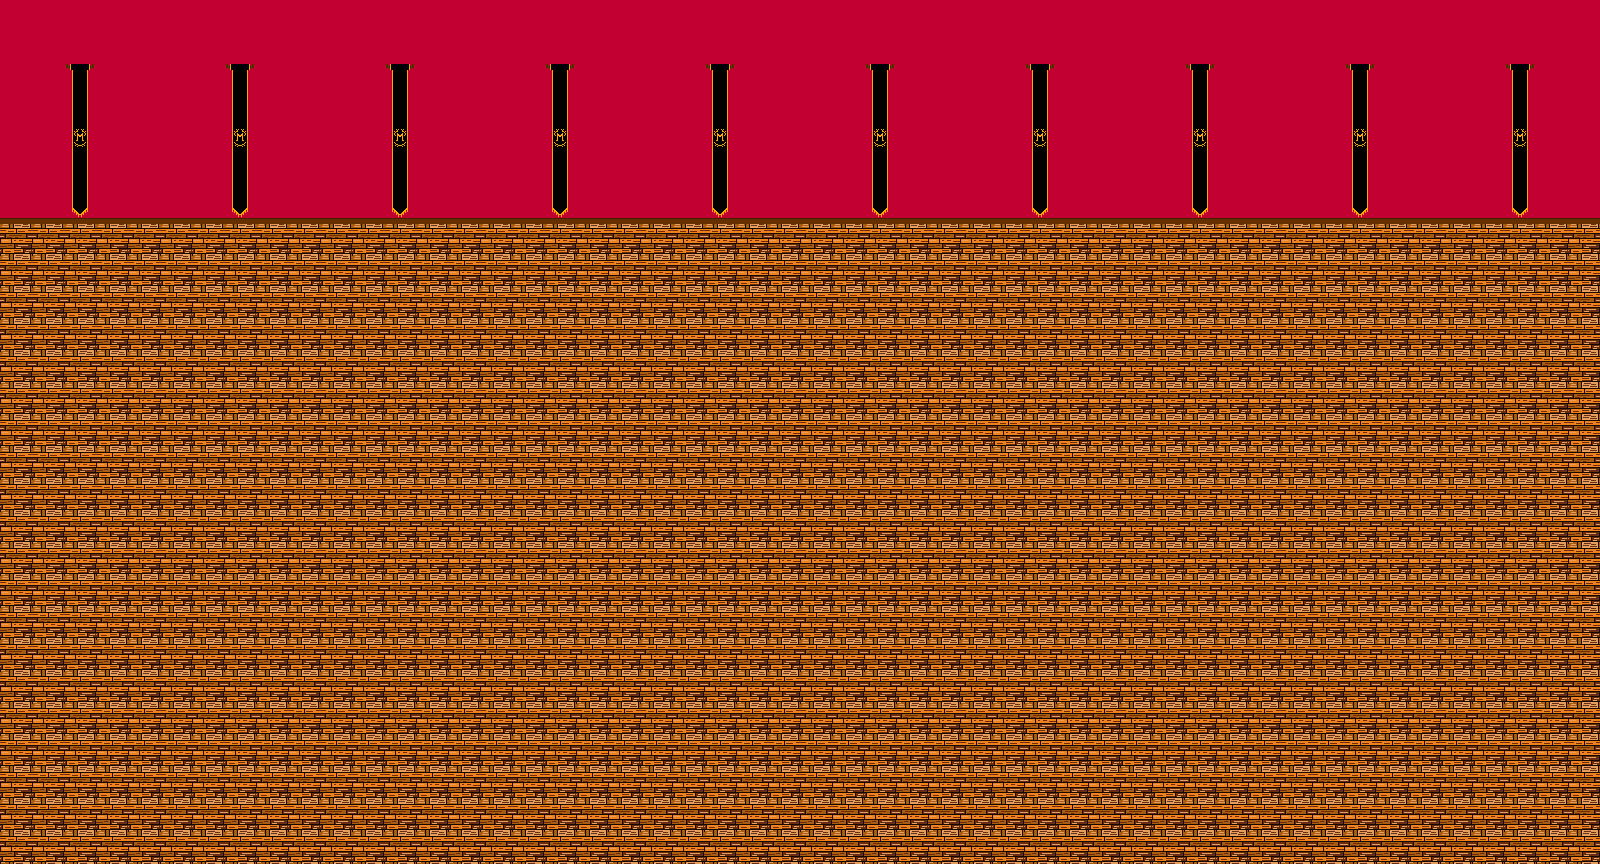

This is a level from a 2D game, rendered from its Tiled map with the project's own tilesets. A one-line summary and the complete map file follow:
An orthogonal 50x27 tile map with 32x32 px tiles, 2 tile layers (Sol, Mur), 2 tilesets.

<map version="1.2" tiledversion="1.3.4" orientation="orthogonal" renderorder="right-down" width="50" height="27" tilewidth="32" tileheight="32" infinite="0" nextlayerid="3" nextobjectid="1">
 <tileset firstgid="1" name="bois" tilewidth="32" tileheight="32" tilecount="6" columns="0">
  <grid orientation="orthogonal" width="1" height="1" />
  <tile id="0">
   <image width="32" height="32" source="../ENSIM/4A/Android/Sprites/Tiles/Murder_room/mur_bot.png" />
  </tile>
  <tile id="1">
   <image width="32" height="32" source="../ENSIM/4A/Android/Sprites/Tiles/Murder_room/mur_fill.png" />
  </tile>
  <tile id="2">
   <image width="32" height="32" source="../ENSIM/4A/Android/Sprites/Tiles/Murder_room/mur_M.png" />
  </tile>
  <tile id="3">
   <image width="32" height="32" source="../ENSIM/4A/Android/Sprites/Tiles/Murder_room/mur_top.png" />
  </tile>
  <tile id="4">
   <image width="32" height="32" source="../ENSIM/4A/Android/Sprites/Tiles/Murder_room/mur_bot_norm.png" />
  </tile>
  <tile id="5">
   <image width="32" height="32" source="../ENSIM/4A/Android/Sprites/Tiles/Murder_room/mur_fill_norm.png" />
  </tile>
 </tileset>
 <tileset firstgid="7" name="plancher" tilewidth="32" tileheight="32" tilecount="1" columns="1">
  <image source="../ENSIM/4A/Android/Sprites/Tiles/Murder_room/plancher.png" width="32" height="32" />
 </tileset>
 <layer id="2" name="Sol" width="50" height="27">
  <data encoding="csv">
0,0,0,0,0,0,0,0,0,0,0,0,0,0,0,0,0,0,0,0,0,0,0,0,0,0,0,0,0,0,0,0,0,0,0,0,0,0,0,0,0,0,0,0,0,0,0,0,0,0,
0,0,0,0,0,0,0,0,0,0,0,0,0,0,0,0,0,0,0,0,0,0,0,0,0,0,0,0,0,0,0,0,0,0,0,0,0,0,0,0,0,0,0,0,0,0,0,0,0,0,
0,0,0,0,0,0,0,0,0,0,0,0,0,0,0,0,0,0,0,0,0,0,0,0,0,0,0,0,0,0,0,0,0,0,0,0,0,0,0,0,0,0,0,0,0,0,0,0,0,0,
0,0,0,0,0,0,0,0,0,0,0,0,0,0,0,0,0,0,0,0,0,0,0,0,0,0,0,0,0,0,0,0,0,0,0,0,0,0,0,0,0,0,0,0,0,0,0,0,0,0,
0,0,0,0,0,0,0,0,0,0,0,0,0,0,0,0,0,0,0,0,0,0,0,0,0,0,0,0,0,0,0,0,0,0,0,0,0,0,0,0,0,0,0,0,0,0,0,0,0,0,
0,0,0,0,0,0,0,0,0,0,0,0,0,0,0,0,0,0,0,0,0,0,0,0,0,0,0,0,0,0,0,0,0,0,0,0,0,0,0,0,0,0,0,0,0,0,0,0,0,0,
0,0,0,0,0,0,0,0,0,0,0,0,0,0,0,0,0,0,0,0,0,0,0,0,0,0,0,0,0,0,0,0,0,0,0,0,0,0,0,0,0,0,0,0,0,0,0,0,0,0,
7,7,7,7,7,7,7,7,7,7,7,7,7,7,7,7,7,7,7,7,7,7,7,7,7,7,7,7,7,7,7,7,7,7,7,7,7,7,7,7,7,7,7,7,7,7,7,7,7,7,
7,7,7,7,7,7,7,7,7,7,7,7,7,7,7,7,7,7,7,7,7,7,7,7,7,7,7,7,7,7,7,7,7,7,7,7,7,7,7,7,7,7,7,7,7,7,7,7,7,7,
7,7,7,7,7,7,7,7,7,7,7,7,7,7,7,7,7,7,7,7,7,7,7,7,7,7,7,7,7,7,7,7,7,7,7,7,7,7,7,7,7,7,7,7,7,7,7,7,7,7,
7,7,7,7,7,7,7,7,7,7,7,7,7,7,7,7,7,7,7,7,7,7,7,7,7,7,7,7,7,7,7,7,7,7,7,7,7,7,7,7,7,7,7,7,7,7,7,7,7,7,
7,7,7,7,7,7,7,7,7,7,7,7,7,7,7,7,7,7,7,7,7,7,7,7,7,7,7,7,7,7,7,7,7,7,7,7,7,7,7,7,7,7,7,7,7,7,7,7,7,7,
7,7,7,7,7,7,7,7,7,7,7,7,7,7,7,7,7,7,7,7,7,7,7,7,7,7,7,7,7,7,7,7,7,7,7,7,7,7,7,7,7,7,7,7,7,7,7,7,7,7,
7,7,7,7,7,7,7,7,7,7,7,7,7,7,7,7,7,7,7,7,7,7,7,7,7,7,7,7,7,7,7,7,7,7,7,7,7,7,7,7,7,7,7,7,7,7,7,7,7,7,
7,7,7,7,7,7,7,7,7,7,7,7,7,7,7,7,7,7,7,7,7,7,7,7,7,7,7,7,7,7,7,7,7,7,7,7,7,7,7,7,7,7,7,7,7,7,7,7,7,7,
7,7,7,7,7,7,7,7,7,7,7,7,7,7,7,7,7,7,7,7,7,7,7,7,7,7,7,7,7,7,7,7,7,7,7,7,7,7,7,7,7,7,7,7,7,7,7,7,7,7,
7,7,7,7,7,7,7,7,7,7,7,7,7,7,7,7,7,7,7,7,7,7,7,7,7,7,7,7,7,7,7,7,7,7,7,7,7,7,7,7,7,7,7,7,7,7,7,7,7,7,
7,7,7,7,7,7,7,7,7,7,7,7,7,7,7,7,7,7,7,7,7,7,7,7,7,7,7,7,7,7,7,7,7,7,7,7,7,7,7,7,7,7,7,7,7,7,7,7,7,7,
7,7,7,7,7,7,7,7,7,7,7,7,7,7,7,7,7,7,7,7,7,7,7,7,7,7,7,7,7,7,7,7,7,7,7,7,7,7,7,7,7,7,7,7,7,7,7,7,7,7,
7,7,7,7,7,7,7,7,7,7,7,7,7,7,7,7,7,7,7,7,7,7,7,7,7,7,7,7,7,7,7,7,7,7,7,7,7,7,7,7,7,7,7,7,7,7,7,7,7,7,
7,7,7,7,7,7,7,7,7,7,7,7,7,7,7,7,7,7,7,7,7,7,7,7,7,7,7,7,7,7,7,7,7,7,7,7,7,7,7,7,7,7,7,7,7,7,7,7,7,7,
7,7,7,7,7,7,7,7,7,7,7,7,7,7,7,7,7,7,7,7,7,7,7,7,7,7,7,7,7,7,7,7,7,7,7,7,7,7,7,7,7,7,7,7,7,7,7,7,7,7,
7,7,7,7,7,7,7,7,7,7,7,7,7,7,7,7,7,7,7,7,7,7,7,7,7,7,7,7,7,7,7,7,7,7,7,7,7,7,7,7,7,7,7,7,7,7,7,7,7,7,
7,7,7,7,7,7,7,7,7,7,7,7,7,7,7,7,7,7,7,7,7,7,7,7,7,7,7,7,7,7,7,7,7,7,7,7,7,7,7,7,7,7,7,7,7,7,7,7,7,7,
7,7,7,7,7,7,7,7,7,7,7,7,7,7,7,7,7,7,7,7,7,7,7,7,7,7,7,7,7,7,7,7,7,7,7,7,7,7,7,7,7,7,7,7,7,7,7,7,7,7,
7,7,7,7,7,7,7,7,7,7,7,7,7,7,7,7,7,7,7,7,7,7,7,7,7,7,7,7,7,7,7,7,7,7,7,7,7,7,7,7,7,7,7,7,7,7,7,7,7,7,
7,7,7,7,7,7,7,7,7,7,7,7,7,7,7,7,7,7,7,7,7,7,7,7,7,7,7,7,7,7,7,7,7,7,7,7,7,7,7,7,7,7,7,7,7,7,7,7,7,7
</data>
 </layer>
 <layer id="1" name="Mur" width="50" height="27">
  <data encoding="csv">
6,6,6,6,6,6,6,6,6,6,6,6,6,6,6,6,6,6,6,6,6,6,6,6,6,6,6,6,6,6,6,6,6,6,6,6,6,6,6,6,6,6,6,6,6,6,6,6,6,6,
6,6,6,6,6,6,6,6,6,6,6,6,6,6,6,6,6,6,6,6,6,6,6,6,6,6,6,6,6,6,6,6,6,6,6,6,6,6,6,6,6,6,6,6,6,6,6,6,6,6,
6,6,4,6,6,6,6,4,6,6,6,6,4,6,6,6,6,4,6,6,6,6,4,6,6,6,6,4,6,6,6,6,4,6,6,6,6,4,6,6,6,6,4,6,6,6,6,4,6,6,
6,6,2,6,6,6,6,2,6,6,6,6,2,6,6,6,6,2,6,6,6,6,2,6,6,6,6,2,6,6,6,6,2,6,6,6,6,2,6,6,6,6,2,6,6,6,6,2,6,6,
6,6,3,6,6,6,6,3,6,6,6,6,3,6,6,6,6,3,6,6,6,6,3,6,6,6,6,3,6,6,6,6,3,6,6,6,6,3,6,6,6,6,3,6,6,6,6,3,6,6,
6,6,2,6,6,6,6,2,6,6,6,6,2,6,6,6,6,2,6,6,6,6,2,6,6,6,6,2,6,6,6,6,2,6,6,6,6,2,6,6,6,6,2,6,6,6,6,2,6,6,
5,5,1,5,5,5,5,1,5,5,5,5,1,5,5,5,5,1,5,5,5,5,1,5,5,5,5,1,5,5,5,5,1,5,5,5,5,1,5,5,5,5,1,5,5,5,5,1,5,5,
0,0,0,0,0,0,0,0,0,0,0,0,0,0,0,0,0,0,0,0,0,0,0,0,0,0,0,0,0,0,0,0,0,0,0,0,0,0,0,0,0,0,0,0,0,0,0,0,0,0,
0,0,0,0,0,0,0,0,0,0,0,0,0,0,0,0,0,0,0,0,0,0,0,0,0,0,0,0,0,0,0,0,0,0,0,0,0,0,0,0,0,0,0,0,0,0,0,0,0,0,
0,0,0,0,0,0,0,0,0,0,0,0,0,0,0,0,0,0,0,0,0,0,0,0,0,0,0,0,0,0,0,0,0,0,0,0,0,0,0,0,0,0,0,0,0,0,0,0,0,0,
0,0,0,0,0,0,0,0,0,0,0,0,0,0,0,0,0,0,0,0,0,0,0,0,0,0,0,0,0,0,0,0,0,0,0,0,0,0,0,0,0,0,0,0,0,0,0,0,0,0,
0,0,0,0,0,0,0,0,0,0,0,0,0,0,0,0,0,0,0,0,0,0,0,0,0,0,0,0,0,0,0,0,0,0,0,0,0,0,0,0,0,0,0,0,0,0,0,0,0,0,
0,0,0,0,0,0,0,0,0,0,0,0,0,0,0,0,0,0,0,0,0,0,0,0,0,0,0,0,0,0,0,0,0,0,0,0,0,0,0,0,0,0,0,0,0,0,0,0,0,0,
0,0,0,0,0,0,0,0,0,0,0,0,0,0,0,0,0,0,0,0,0,0,0,0,0,0,0,0,0,0,0,0,0,0,0,0,0,0,0,0,0,0,0,0,0,0,0,0,0,0,
0,0,0,0,0,0,0,0,0,0,0,0,0,0,0,0,0,0,0,0,0,0,0,0,0,0,0,0,0,0,0,0,0,0,0,0,0,0,0,0,0,0,0,0,0,0,0,0,0,0,
0,0,0,0,0,0,0,0,0,0,0,0,0,0,0,0,0,0,0,0,0,0,0,0,0,0,0,0,0,0,0,0,0,0,0,0,0,0,0,0,0,0,0,0,0,0,0,0,0,0,
0,0,0,0,0,0,0,0,0,0,0,0,0,0,0,0,0,0,0,0,0,0,0,0,0,0,0,0,0,0,0,0,0,0,0,0,0,0,0,0,0,0,0,0,0,0,0,0,0,0,
0,0,0,0,0,0,0,0,0,0,0,0,0,0,0,0,0,0,0,0,0,0,0,0,0,0,0,0,0,0,0,0,0,0,0,0,0,0,0,0,0,0,0,0,0,0,0,0,0,0,
0,0,0,0,0,0,0,0,0,0,0,0,0,0,0,0,0,0,0,0,0,0,0,0,0,0,0,0,0,0,0,0,0,0,0,0,0,0,0,0,0,0,0,0,0,0,0,0,0,0,
0,0,0,0,0,0,0,0,0,0,0,0,0,0,0,0,0,0,0,0,0,0,0,0,0,0,0,0,0,0,0,0,0,0,0,0,0,0,0,0,0,0,0,0,0,0,0,0,0,0,
0,0,0,0,0,0,0,0,0,0,0,0,0,0,0,0,0,0,0,0,0,0,0,0,0,0,0,0,0,0,0,0,0,0,0,0,0,0,0,0,0,0,0,0,0,0,0,0,0,0,
0,0,0,0,0,0,0,0,0,0,0,0,0,0,0,0,0,0,0,0,0,0,0,0,0,0,0,0,0,0,0,0,0,0,0,0,0,0,0,0,0,0,0,0,0,0,0,0,0,0,
0,0,0,0,0,0,0,0,0,0,0,0,0,0,0,0,0,0,0,0,0,0,0,0,0,0,0,0,0,0,0,0,0,0,0,0,0,0,0,0,0,0,0,0,0,0,0,0,0,0,
0,0,0,0,0,0,0,0,0,0,0,0,0,0,0,0,0,0,0,0,0,0,0,0,0,0,0,0,0,0,0,0,0,0,0,0,0,0,0,0,0,0,0,0,0,0,0,0,0,0,
0,0,0,0,0,0,0,0,0,0,0,0,0,0,0,0,0,0,0,0,0,0,0,0,0,0,0,0,0,0,0,0,0,0,0,0,0,0,0,0,0,0,0,0,0,0,0,0,0,0,
0,0,0,0,0,0,0,0,0,0,0,0,0,0,0,0,0,0,0,0,0,0,0,0,0,0,0,0,0,0,0,0,0,0,0,0,0,0,0,0,0,0,0,0,0,0,0,0,0,0,
0,0,0,0,0,0,0,0,0,0,0,0,0,0,0,0,0,0,0,0,0,0,0,0,0,0,0,0,0,0,0,0,0,0,0,0,0,0,0,0,0,0,0,0,0,0,0,0,0,0
</data>
 </layer>
</map>